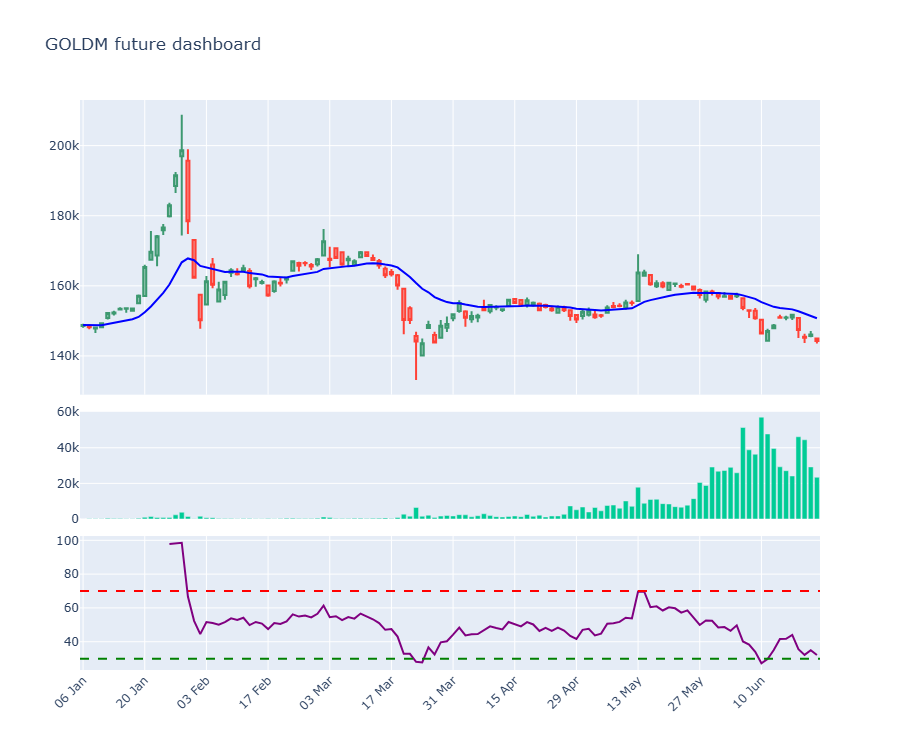

Write the Python code that produced this figure.
# A three-pane "trader's dashboard": candles + EMA, volume, and RSI in one figure.
import os
from datetime import datetime, timedelta
from pathlib import Path

import plotly.graph_objects as go
from openalgo import api, ta
from plotly.subplots import make_subplots

client = api(
    api_key=os.getenv("OPENALGO_API_KEY", "your_api_key_here"),
    host=os.getenv("OPENALGO_HOST", "http://127.0.0.1:5000"),
)

end = datetime.now().strftime("%Y-%m-%d")
start = (datetime.now() - timedelta(days=180)).strftime("%Y-%m-%d")
df = client.history(symbol="GOLDM03JUL26FUT", exchange="MCX", interval="D", start_date=start, end_date=end)
df["EMA20"] = ta.ema(df["close"], 20)
df["RSI"] = ta.rsi(df["close"], 14)
cat = df.index.strftime("%d %b")

fig = make_subplots(rows=3, cols=1, shared_xaxes=True, row_heights=[0.55, 0.2, 0.25],
                    vertical_spacing=0.03)
fig.add_trace(go.Candlestick(x=cat, open=df["open"], high=df["high"],
                             low=df["low"], close=df["close"], name="Price"), row=1, col=1)
fig.add_trace(go.Scatter(x=cat, y=df["EMA20"], name="EMA 20", line=dict(color="blue")), row=1, col=1)
fig.add_trace(go.Bar(x=cat, y=df["volume"], name="Volume"), row=2, col=1)
fig.add_trace(go.Scatter(x=cat, y=df["RSI"], name="RSI 14", line=dict(color="purple")), row=3, col=1)
fig.add_hline(y=70, line_dash="dash", line_color="red", row=3, col=1)
fig.add_hline(y=30, line_dash="dash", line_color="green", row=3, col=1)
fig.update_layout(title="GOLDM future dashboard", xaxis_rangeslider_visible=False, showlegend=False)
fig.update_xaxes(type="category", nticks=12, tickangle=-45)

out = Path(__file__).with_suffix(".png")
fig.write_image(str(out), width=900, height=750)
print(f"Saved {out.name}")
